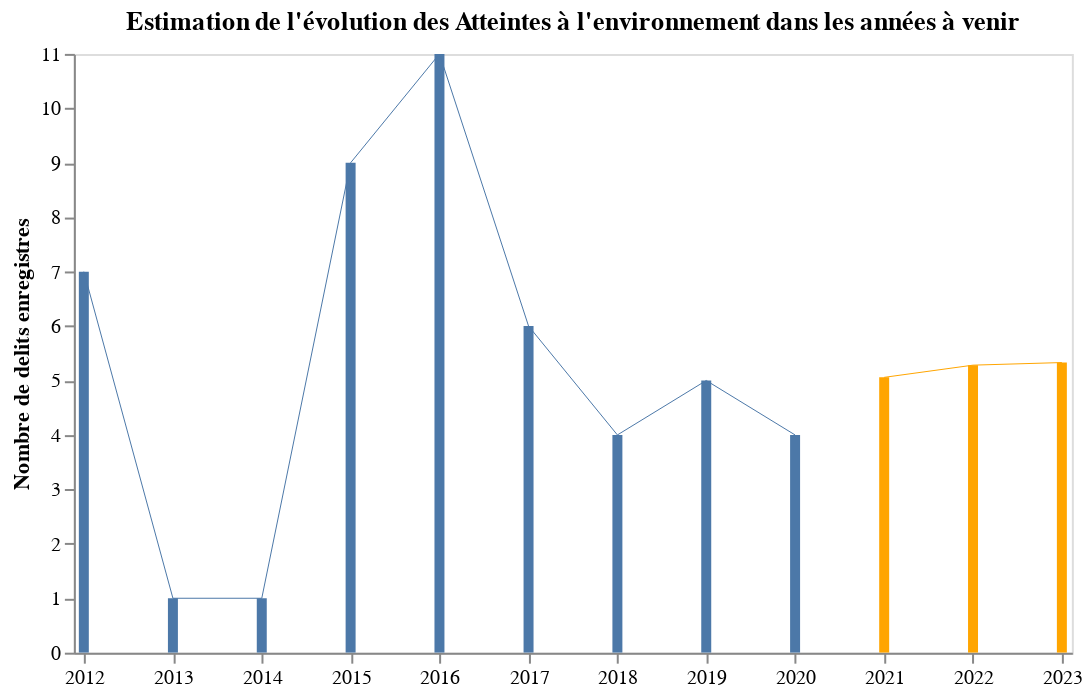
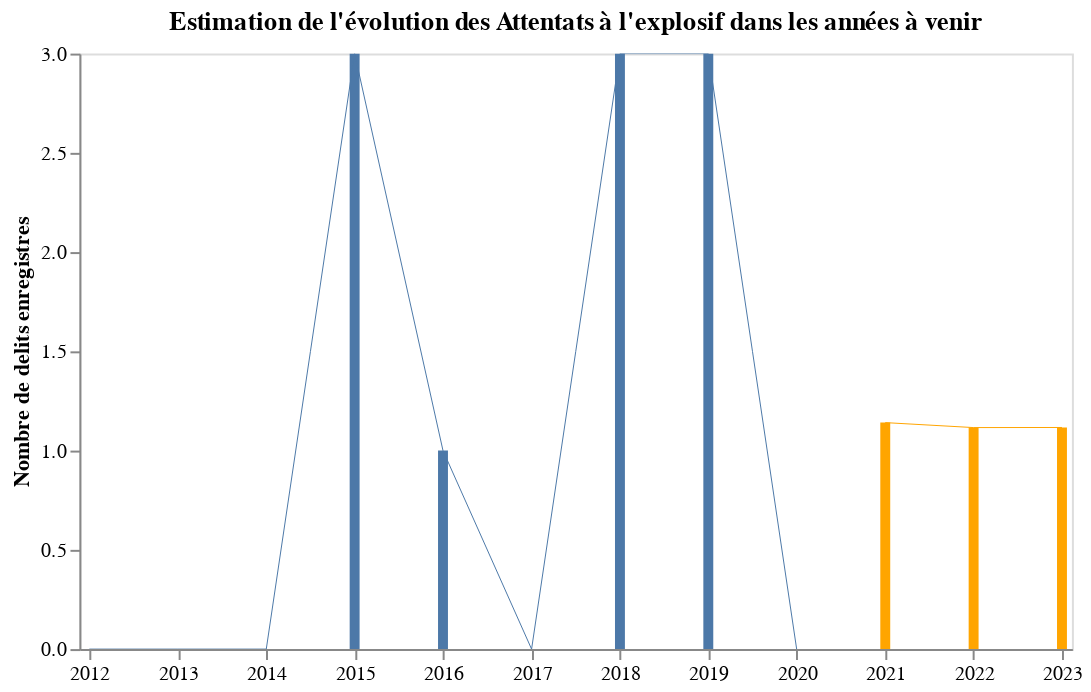
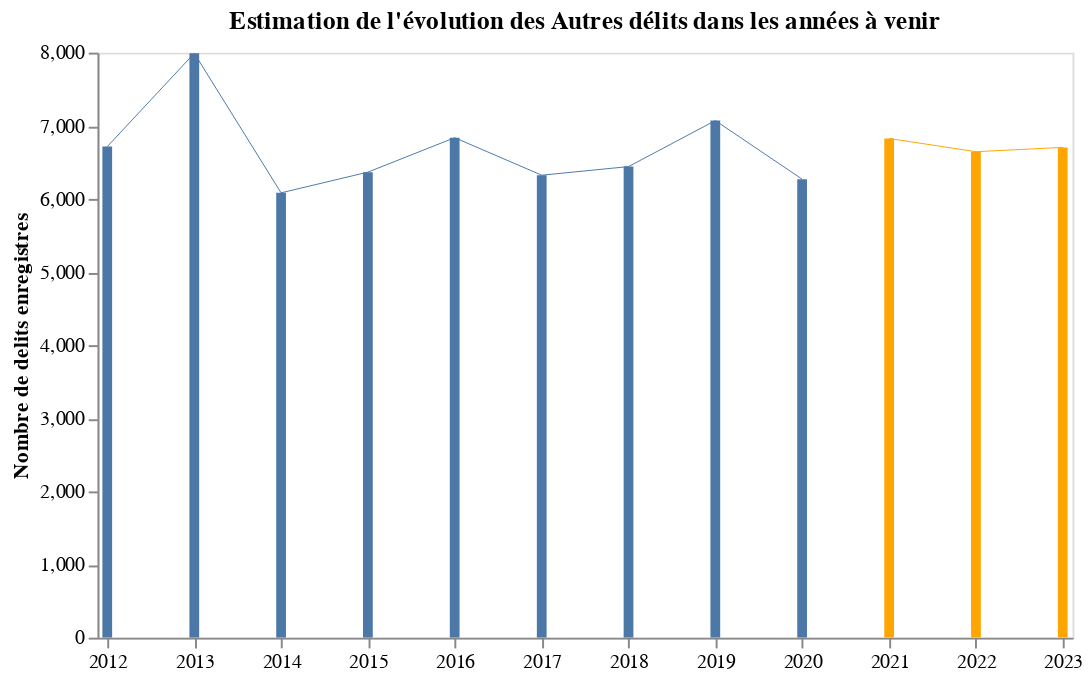
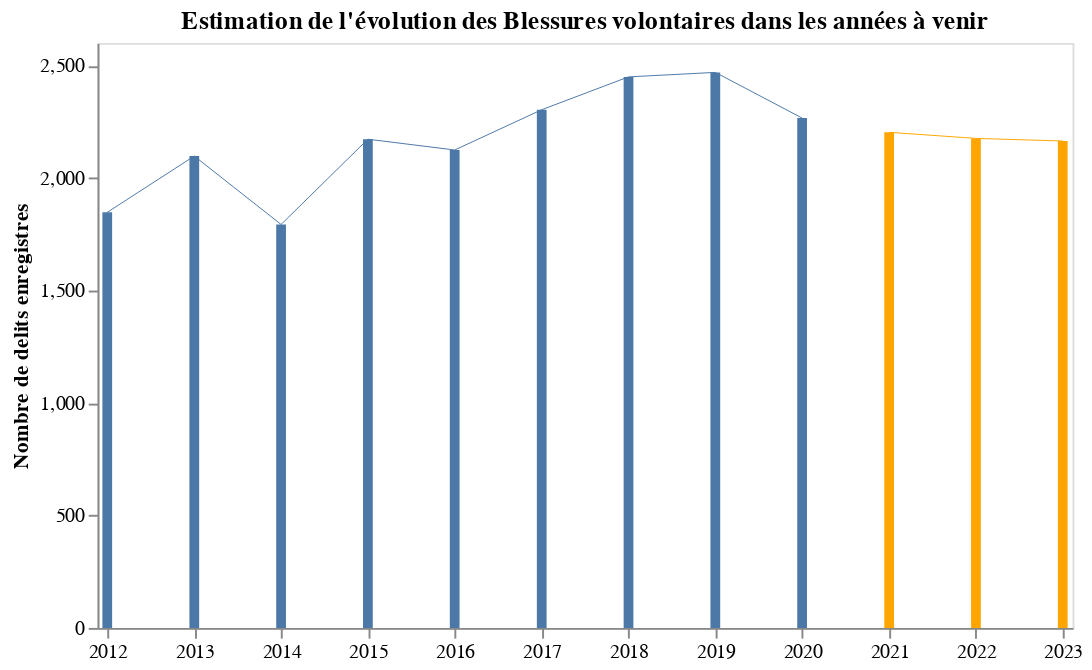

Source (notebook cell) for these figures, in order:
### Code cell
for graphique in altair_visualization_predictions(police_records_agregat):
    graphique.display()

### Figure 1 — Vega-Lite specification as saved in the notebook (floating-point values rounded to 4 significant figures)
{"config": {"view": {"continuousWidth": 400, "continuousHeight": 300}}, "layer": [{"data": {"name": "data-dfbba43527def3466877fa5f3e1b6d70"}, "mark": {"type": "bar", "color": "orange"}, "encoding": {"x": {"type": "temporal", "field": "date"}, "y": {"type": "quantitative", "field": "delits"}}}, {"data": {"name": "data-dfbba43527def3466877fa5f3e1b6d70"}, "mark": {"type": "line", "color": "orange", "size": 0.5}, "encoding": {"x": {"type": "temporal", "field": "date"}, "y": {"type": "quantitative", "field": "delits"}}, "selection": {"selector012": {"type": "interval", "bind": "scales", "encodings": ["x", "y"]}}, "transform": [{"loess": "delits", "on": "date"}]}, {"data": {"name": "data-7f2d6501a1d81ade4ccacceb6f6cf56d"}, "mark": "bar", "encoding": {"x": {"type": "temporal", "axis": {"grid": false, "title": ""}, "field": "Annee"}, "y": {"type": "quantitative", "axis": {"grid": false, "title": "Nombre de delits enregistres"}, "field": "Delits enregistres"}}, "height": 300, "title": "Estimation de l'évolution des Atteintes à l'environnement dans les années à venir", "width": 500}, {"data": {"name": "data-7f2d6501a1d81ade4ccacceb6f6cf56d"}, "mark": {"type": "line", "size": 0.5}, "encoding": {"x": {"type": "temporal", "axis": {"grid": false, "title": ""}, "field": "Annee"}, "y": {"type": "quantitative", "axis": {"grid": false, "title": "Nombre de delits enregistres"}, "field": "Delits enregistres"}}, "height": 300, "selection": {"selector013": {"type": "interval", "bind": "scales", "encodings": ["x", "y"]}}, "title": "Estimation de l'évolution des Atteintes à l'environnement dans les années à venir", "transform": [{"loess": "Delits enregistres", "on": "Annee"}], "width": 500}], "$schema": "https://vega.github.io/schema/vega-lite/v4.8.1.json", "datasets": {"data-dfbba43527def3466877fa5f3e1b6d70": [{"delits": 5.058, "date": "2021-01-01T00:00:00"}, {"delits": 5.282, "date": "2022-01-01T00:00:00"}, {"delits": 5.33, "date": "2023-01-01T00:00:00"}], "data-7f2d6501a1d81ade4ccacceb6f6cf56d": [{"Type de crime": "Atteintes à l'environnement", "Annee": "2012-01-01T00:00:00", "Delits enregistres": 7}, {"Type de crime": "Atteintes à l'environnement", "Annee": "2013-01-01T00:00:00", "Delits enregistres": 1}, {"Type de crime": "Atteintes à l'environnement", "Annee": "2014-01-01T00:00:00", "Delits enregistres": 1}, {"Type de crime": "Atteintes à l'environnement", "Annee": "2015-01-01T00:00:00", "Delits enregistres": 9}, {"Type de crime": "Atteintes à l'environnement", "Annee": "2016-01-01T00:00:00", "Delits enregistres": 11}, {"Type de crime": "Atteintes à l'environnement", "Annee": "2017-01-01T00:00:00", "Delits enregistres": 6}, {"Type de crime": "Atteintes à l'environnement", "Annee": "2018-01-01T00:00:00", "Delits enregistres": 4}, {"Type de crime": "Atteintes à l'environnement", "Annee": "2019-01-01T00:00:00", "Delits enregistres": 5}, {"Type de crime": "Atteintes à l'environnement", "Annee": "2020-01-01T00:00:00", "Delits enregistres": 4}]}}

### Figure 2 — Vega-Lite specification as saved in the notebook (floating-point values rounded to 4 significant figures)
{"config": {"view": {"continuousWidth": 400, "continuousHeight": 300}}, "layer": [{"data": {"name": "data-d60a33748f46104c7667b9d4fad37ef2"}, "mark": {"type": "bar", "color": "orange"}, "encoding": {"x": {"type": "temporal", "field": "date"}, "y": {"type": "quantitative", "field": "delits"}}}, {"data": {"name": "data-d60a33748f46104c7667b9d4fad37ef2"}, "mark": {"type": "line", "color": "orange", "size": 0.5}, "encoding": {"x": {"type": "temporal", "field": "date"}, "y": {"type": "quantitative", "field": "delits"}}, "selection": {"selector014": {"type": "interval", "bind": "scales", "encodings": ["x", "y"]}}, "transform": [{"loess": "delits", "on": "date"}]}, {"data": {"name": "data-b500a19d75d8cb0d33bfb77c7b29b571"}, "mark": "bar", "encoding": {"x": {"type": "temporal", "axis": {"grid": false, "title": ""}, "field": "Annee"}, "y": {"type": "quantitative", "axis": {"grid": false, "title": "Nombre de delits enregistres"}, "field": "Delits enregistres"}}, "height": 300, "title": "Estimation de l'évolution des Attentats à l'explosif dans les années à venir", "width": 500}, {"data": {"name": "data-b500a19d75d8cb0d33bfb77c7b29b571"}, "mark": {"type": "line", "size": 0.5}, "encoding": {"x": {"type": "temporal", "axis": {"grid": false, "title": ""}, "field": "Annee"}, "y": {"type": "quantitative", "axis": {"grid": false, "title": "Nombre de delits enregistres"}, "field": "Delits enregistres"}}, "height": 300, "selection": {"selector015": {"type": "interval", "bind": "scales", "encodings": ["x", "y"]}}, "title": "Estimation de l'évolution des Attentats à l'explosif dans les années à venir", "transform": [{"loess": "Delits enregistres", "on": "Annee"}], "width": 500}], "$schema": "https://vega.github.io/schema/vega-lite/v4.8.1.json", "datasets": {"data-d60a33748f46104c7667b9d4fad37ef2": [{"delits": 1.141, "date": "2021-01-01T00:00:00"}, {"delits": 1.116, "date": "2022-01-01T00:00:00"}, {"delits": 1.116, "date": "2023-01-01T00:00:00"}], "data-b500a19d75d8cb0d33bfb77c7b29b571": [{"Type de crime": "Attentats à l'explosif", "Annee": "2012-01-01T00:00:00", "Delits enregistres": 0}, {"Type de crime": "Attentats à l'explosif", "Annee": "2013-01-01T00:00:00", "Delits enregistres": 0}, {"Type de crime": "Attentats à l'explosif", "Annee": "2014-01-01T00:00:00", "Delits enregistres": 0}, {"Type de crime": "Attentats à l'explosif", "Annee": "2015-01-01T00:00:00", "Delits enregistres": 3}, {"Type de crime": "Attentats à l'explosif", "Annee": "2016-01-01T00:00:00", "Delits enregistres": 1}, {"Type de crime": "Attentats à l'explosif", "Annee": "2017-01-01T00:00:00", "Delits enregistres": 0}, {"Type de crime": "Attentats à l'explosif", "Annee": "2018-01-01T00:00:00", "Delits enregistres": 3}, {"Type de crime": "Attentats à l'explosif", "Annee": "2019-01-01T00:00:00", "Delits enregistres": 3}, {"Type de crime": "Attentats à l'explosif", "Annee": "2020-01-01T00:00:00", "Delits enregistres": 0}]}}

### Figure 3 — Vega-Lite specification as saved in the notebook (floating-point values rounded to 4 significant figures)
{"config": {"view": {"continuousWidth": 400, "continuousHeight": 300}}, "layer": [{"data": {"name": "data-d48cb907270e952a4c4ec673e3696680"}, "mark": {"type": "bar", "color": "orange"}, "encoding": {"x": {"type": "temporal", "field": "date"}, "y": {"type": "quantitative", "field": "delits"}}}, {"data": {"name": "data-d48cb907270e952a4c4ec673e3696680"}, "mark": {"type": "line", "color": "orange", "size": 0.5}, "encoding": {"x": {"type": "temporal", "field": "date"}, "y": {"type": "quantitative", "field": "delits"}}, "selection": {"selector016": {"type": "interval", "bind": "scales", "encodings": ["x", "y"]}}, "transform": [{"loess": "delits", "on": "date"}]}, {"data": {"name": "data-e8b708c1383d6efe1cd6023c452e81fa"}, "mark": "bar", "encoding": {"x": {"type": "temporal", "axis": {"grid": false, "title": ""}, "field": "Annee"}, "y": {"type": "quantitative", "axis": {"grid": false, "title": "Nombre de delits enregistres"}, "field": "Delits enregistres"}}, "height": 300, "title": "Estimation de l'évolution des Autres délits dans les années à venir", "width": 500}, {"data": {"name": "data-e8b708c1383d6efe1cd6023c452e81fa"}, "mark": {"type": "line", "size": 0.5}, "encoding": {"x": {"type": "temporal", "axis": {"grid": false, "title": ""}, "field": "Annee"}, "y": {"type": "quantitative", "axis": {"grid": false, "title": "Nombre de delits enregistres"}, "field": "Delits enregistres"}}, "height": 300, "selection": {"selector017": {"type": "interval", "bind": "scales", "encodings": ["x", "y"]}}, "title": "Estimation de l'évolution des Autres délits dans les années à venir", "transform": [{"loess": "Delits enregistres", "on": "Annee"}], "width": 500}], "$schema": "https://vega.github.io/schema/vega-lite/v4.8.1.json", "datasets": {"data-d48cb907270e952a4c4ec673e3696680": [{"delits": 6826.0, "date": "2021-01-01T00:00:00"}, {"delits": 6645.0, "date": "2022-01-01T00:00:00"}, {"delits": 6704.0, "date": "2023-01-01T00:00:00"}], "data-e8b708c1383d6efe1cd6023c452e81fa": [{"Type de crime": "Autres délits", "Annee": "2012-01-01T00:00:00", "Delits enregistres": 6715}, {"Type de crime": "Autres délits", "Annee": "2013-01-01T00:00:00", "Delits enregistres": 7991}, {"Type de crime": "Autres délits", "Annee": "2014-01-01T00:00:00", "Delits enregistres": 6083}, {"Type de crime": "Autres délits", "Annee": "2015-01-01T00:00:00", "Delits enregistres": 6366}, {"Type de crime": "Autres délits", "Annee": "2016-01-01T00:00:00", "Delits enregistres": 6837}, {"Type de crime": "Autres délits", "Annee": "2017-01-01T00:00:00", "Delits enregistres": 6324}, {"Type de crime": "Autres délits", "Annee": "2018-01-01T00:00:00", "Delits enregistres": 6442}, {"Type de crime": "Autres délits", "Annee": "2019-01-01T00:00:00", "Delits enregistres": 7071}, {"Type de crime": "Autres délits", "Annee": "2020-01-01T00:00:00", "Delits enregistres": 6270}]}}

### Figure 4 — Vega-Lite specification as saved in the notebook (floating-point values rounded to 4 significant figures)
{"config": {"view": {"continuousWidth": 400, "continuousHeight": 300}}, "layer": [{"data": {"name": "data-b29e56e8cfc0d20ab92db31c47b56f46"}, "mark": {"type": "bar", "color": "orange"}, "encoding": {"x": {"type": "temporal", "field": "date"}, "y": {"type": "quantitative", "field": "delits"}}}, {"data": {"name": "data-b29e56e8cfc0d20ab92db31c47b56f46"}, "mark": {"type": "line", "color": "orange", "size": 0.5}, "encoding": {"x": {"type": "temporal", "field": "date"}, "y": {"type": "quantitative", "field": "delits"}}, "selection": {"selector018": {"type": "interval", "bind": "scales", "encodings": ["x", "y"]}}, "transform": [{"loess": "delits", "on": "date"}]}, {"data": {"name": "data-65ed4c8136368da721c002704223bb06"}, "mark": "bar", "encoding": {"x": {"type": "temporal", "axis": {"grid": false, "title": ""}, "field": "Annee"}, "y": {"type": "quantitative", "axis": {"grid": false, "title": "Nombre de delits enregistres"}, "field": "Delits enregistres"}}, "height": 300, "title": "Estimation de l'évolution des Blessures volontaires dans les années à venir", "width": 500}, {"data": {"name": "data-65ed4c8136368da721c002704223bb06"}, "mark": {"type": "line", "size": 0.5}, "encoding": {"x": {"type": "temporal", "axis": {"grid": false, "title": ""}, "field": "Annee"}, "y": {"type": "quantitative", "axis": {"grid": false, "title": "Nombre de delits enregistres"}, "field": "Delits enregistres"}}, "height": 300, "selection": {"selector019": {"type": "interval", "bind": "scales", "encodings": ["x", "y"]}}, "title": "Estimation de l'évolution des Blessures volontaires dans les années à venir", "transform": [{"loess": "Delits enregistres", "on": "Annee"}], "width": 500}], "$schema": "https://vega.github.io/schema/vega-lite/v4.8.1.json", "datasets": {"data-b29e56e8cfc0d20ab92db31c47b56f46": [{"delits": 2203.0, "date": "2021-01-01T00:00:00"}, {"delits": 2176.0, "date": "2022-01-01T00:00:00"}, {"delits": 2164.0, "date": "2023-01-01T00:00:00"}], "data-65ed4c8136368da721c002704223bb06": [{"Type de crime": "Blessures volontaires", "Annee": "2012-01-01T00:00:00", "Delits enregistres": 1847}, {"Type de crime": "Blessures volontaires", "Annee": "2013-01-01T00:00:00", "Delits enregistres": 2097}, {"Type de crime": "Blessures volontaires", "Annee": "2014-01-01T00:00:00", "Delits enregistres": 1793}, {"Type de crime": "Blessures volontaires", "Annee": "2015-01-01T00:00:00", "Delits enregistres": 2172}, {"Type de crime": "Blessures volontaires", "Annee": "2016-01-01T00:00:00", "Delits enregistres": 2124}, {"Type de crime": "Blessures volontaires", "Annee": "2017-01-01T00:00:00", "Delits enregistres": 2303}, {"Type de crime": "Blessures volontaires", "Annee": "2018-01-01T00:00:00", "Delits enregistres": 2449}, {"Type de crime": "Blessures volontaires", "Annee": "2019-01-01T00:00:00", "Delits enregistres": 2469}, {"Type de crime": "Blessures volontaires", "Annee": "2020-01-01T00:00:00", "Delits enregistres": 2266}]}}
